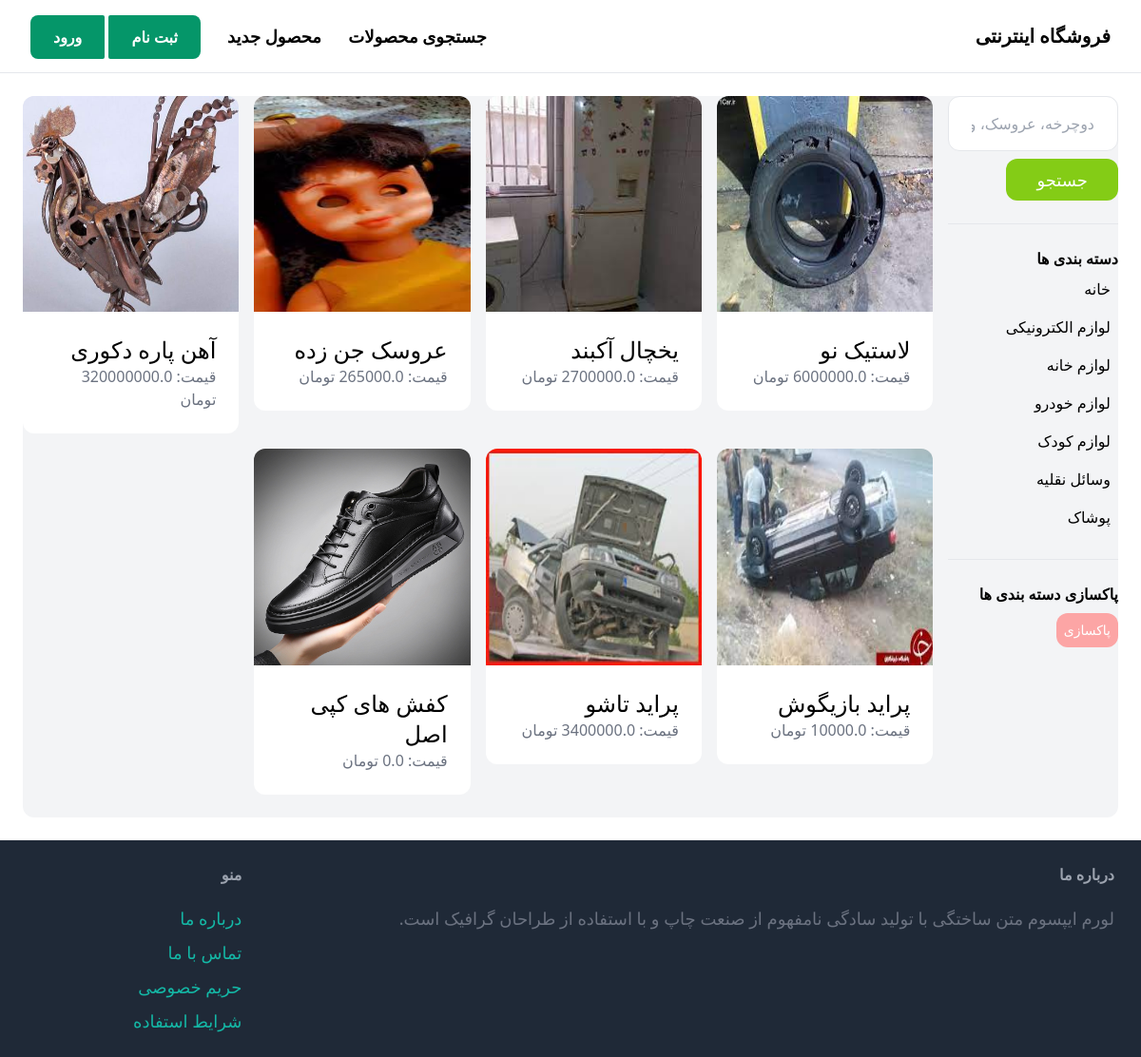
The app's page /items/ with its own data.
### item/models.py (models this page shows, shortened)
class Category(models.Model):
    name = models.CharField(max_length=255)
    class Meta:
        ordering = ('name',)
        verbose_name_plural = 'categories'

class Item(models.Model):
    category = models.ForeignKey(Category , related_name='items',on_delete=models.CASCADE)
    name = models.CharField(max_length=255)
    description = models.TextField(blank=True, null=True)
    price = models.FloatField()
    image = models.ImageField(upload_to='item_images', blank=True, null=True)
    is_sold = models.BooleanField(default=False)
    created_by = models.ForeignKey(User, related_name='items', on_delete=models.CASCADE)
    created_at = models.DateTimeField(auto_now_add=True)

### item/views.py (the view)
# urls.py: path('', views.browse , name='browse'), # items
def browse(request):
    query = request.GET.get('query','')
    category_id = request.GET.get('category', 0 )
    categories = Category.objects.all()
    browse = Item.objects.filter(is_sold=False)
    if category_id:
        browse = browse.filter(category_id=category_id)
    if query:
        browse= browse.filter(Q(name__icontains=query) | Q(description__icontains=query))
    return render(request, 'item/browse.html',{
        'items' : browse,
        'query': query,
        'categories': categories,
        'category_id': int(category_id)
    })

### item/templates/item/browse.html (shortened to what this page needs)
{% extends 'core/base.html' %}
{% block content %}
    <div class="pb-6 grid grid-cols-6 gap-4 bg-gray-100 rounded-xl">
        <div class="col-span-1">
            <form method="get" action="{% url 'item:browse'%}">
                <input name="query" placeholder="دوچرخه، عروسک، ویلا و ..."  class="w-full py-4 px-6 border rounded-xl" type="text" value="{{query}}">
                <button class="mt-2 py-2 px-8 text-lg bg-lime-500 text-white rounded-xl">جستجو</button>
            </form>
            <hr class="my-6">
            <p class="font-semibold">دسته بندی ها</p>
            <ul>
                {% for category in categories %}
                    <li class="py-2 px-2 rounded-xl {% if category.id == category_id %}bg-gray-200{% endif %}">
                        <a href="{% url 'item:browse'%}?query={{ query }}&category={{ category.id }}">{{ category.name }}</a>
                    </li>
                {% endfor %}
            </ul>
            <hr class="my-6">
            <p class="font-semibold">پاکسازی دسته بندی ها</p>
            <ul>
                <li><a href="{% url 'item:browse'%}" style="font-size: 14px;" class="mt-2 py-1 px-2 inline-block bg-red-300 text-lg rounded-xl text-white">پاکسازی</a></li>
            </ul>
        </div>
        <div class="col-span-5 ">
            <div class="grid grid-cols-2 md:grid-cols-4 gap-4">
                {% for item in items %}
                    <div>
                        <a href ="{% url 'item:detail' item.id %}">
                            <div >
                                <img style="height:100%; width:100%; aspect-ratio: 1/1;" src="{{ item.image.url}}" class="rounded-t-xl">
                            </div>
                            <div class="p-6 bg-white rounded-b-xl">
                                <h2 class="text-2xl "> {{item.name}} <h2>
                                <p class="text-gray-500 "> قیمت: {{item.price}} تومان</p>
                            </div>
                        </a>
                    </div>
                {% endfor %}
            </div>
        </div>
    </div>
{% endblock content %}

### core/templates/core/base.html (shortened to what this page needs)
<!DOCTYPE html>
<html >
    <head>
        <script src="https://cdn.tailwindcss.com"></script>
    </head>
    <body dir="rtl">
        <nav class="px-8 py-6 flex justify-between items-center border-b border-gray-200">
            <a href="/" class="text-xl font-semibold" >فروشگاه اینترنتی</a>
            <div class="">
                <a href="{% url 'item:browse'%}" class=" text-lg font-semibold hover:text-gray-500">جستجوی محصولات</a>
                <a href="{% url 'item:new_item'%}" class="px-6 text-lg font-semibold hover:text-gray-500">محصول جدید</a>
                {% if request.user.is_authenticated %}
                <a href="{% url 'dashboard:index' %}" class="px-6 py-3 font-semibold bg-emerald-600 text-white rounded-r-lg rounded-l-sm hover:bg-emerald-400">داشبورد</a>
                <a href="{% url 'conversation:inbox' %}" class="px-6 py-3 font-semibold bg-emerald-600 text-white rounded-l-lg rounded-r-sm hover:bg-emerald-400">پیام ها</a>
                {% else %}
                <a href="{% url 'core:signup' %}" class="px-6 py-3 font-semibold bg-emerald-600 text-white rounded-r-lg rounded-l-sm hover:bg-emerald-400">ثبت نام</a>
                <a href="{% url 'core:login' %}" class="px-6 py-3 font-semibold bg-emerald-600 text-white rounded-l-lg rounded-r-sm hover:bg-emerald-400">ورود</a>
                {% endif %}
            </div>
        </nav>
        <div class="px-6 py-6">
            {% block content %}
            {% endblock %}
        </div>
        <footer class="px-6 py-6 flex justify-between bg-gray-800">
            <div class="w-4/5 pr-1">
                <h3 class="mb-5 font-semibold text-gray-400">درباره ما</h3>
                <p class="text-lg text-gray-500">لورم ایپسوم متن ساختگی با تولید سادگی نامفهوم از صنعت چاپ و با استفاده از طراحان گرافیک است.</p>
            </div>
            <div class="w-1/5">
                <h3 class="mb-5 font-semibold text-gray-400">منو</h3>
                <uL class="space-y-2">
                    <li> <a href="#" class="text-lg text-teal-500 hover:text-teal-700">درباره ما</a> </li>
                    <li> <a href="{% url 'core:contact' %}" class="text-lg text-teal-500 hover:text-teal-700">تماس با ما</a> </li>
                    <li> <a href="#" class="text-lg text-teal-500 hover:text-teal-700">حریم خصوصی</a> </li>
                    <li> <a href="#" class="text-lg text-teal-500 hover:text-teal-700">شرایط استفاده</a> </li>
                </ul>
            </div>
        </footer>
    </body>
</html>

### records on screen
Category: name "خانه"
Category: name "لوازم الکترونیکی"
Category: name "لوازم خانه"
Category: name "لوازم خودرو"
Category: name "لوازم کودک"
Category: name "وسائل نقلیه"
Category: name "پوشاک"
Item: image (picture), name "لاستیک نو"
Item: image (picture), name "یخچال آکبند"
Item: image (picture), name "عروسک جن زده"
Item: image (picture), name "آهن پاره دکوری", price "320000000.0"
Item: image (picture), name "پراید بازیگوش"
Item: image (picture), name "پراید تاشو"
Item: image (picture), name "کفش های کپی اصل"
